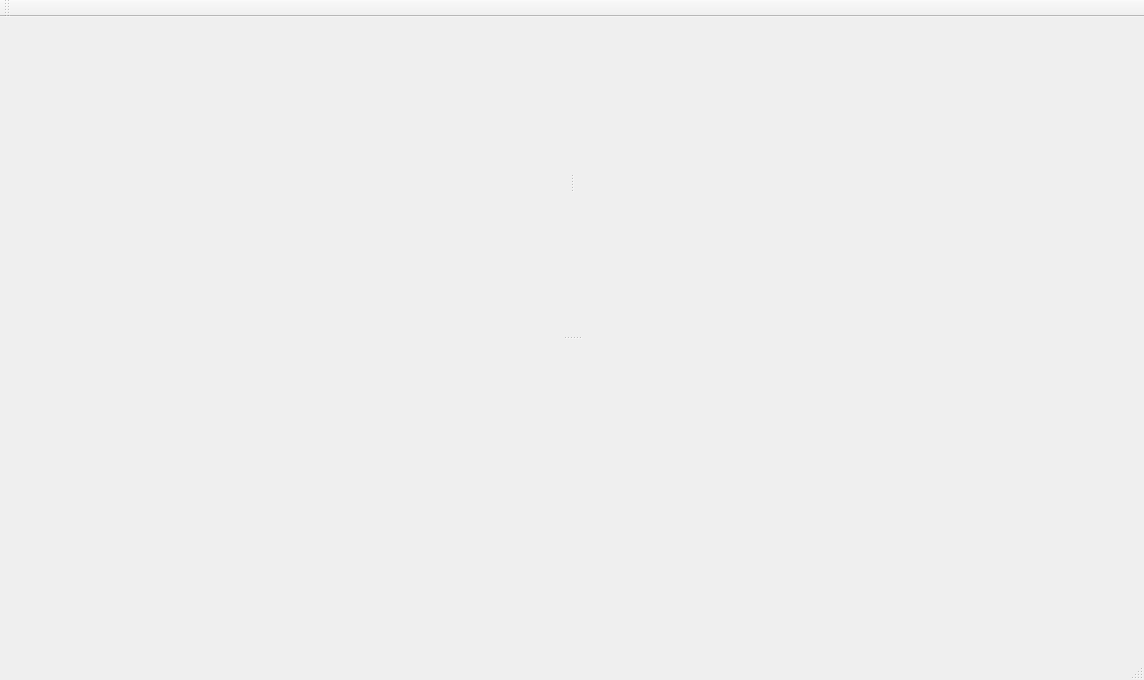
<?xml version="1.0" encoding="UTF-8"?>
<ui version="4.0">
 <class>MainWindow</class>
 <widget class="QMainWindow" name="MainWindow">
  <property name="geometry">
   <rect>
    <x>0</x>
    <y>0</y>
    <width>1144</width>
    <height>680</height>
   </rect>
  </property>
  <property name="windowTitle">
   <string>DspLab</string>
  </property>
  <widget class="QWidget" name="centralWidget">
   <layout class="QGridLayout" name="gridLayout">
    <item row="0" column="0">
     <widget class="QSplitter" name="splMainAndLogger">
      <property name="orientation">
       <enum>Qt::Vertical</enum>
      </property>
      <widget class="QSplitter" name="splSceneAndLoader">
       <property name="orientation">
        <enum>Qt::Horizontal</enum>
       </property>
       <widget class="QWidget" name="loaderlayoutWidget">
        <layout class="QVBoxLayout" name="loaderLayout"/>
       </widget>
       <widget class="QWidget" name="verticalLayoutWidget">
        <layout class="QVBoxLayout" name="sceneLayout"/>
       </widget>
      </widget>
      <widget class="QWidget" name="loggerlayoutWidget">
       <layout class="QVBoxLayout" name="loggerLayout">
        <property name="spacing">
         <number>0</number>
        </property>
       </layout>
      </widget>
     </widget>
    </item>
   </layout>
  </widget>
  <widget class="QMenuBar" name="menuBar">
   <property name="geometry">
    <rect>
     <x>0</x>
     <y>0</y>
     <width>1144</width>
     <height>21</height>
    </rect>
   </property>
  </widget>
  <widget class="QToolBar" name="mainToolBar">
   <attribute name="toolBarArea">
    <enum>TopToolBarArea</enum>
   </attribute>
   <attribute name="toolBarBreak">
    <bool>false</bool>
   </attribute>
  </widget>
  <widget class="QStatusBar" name="statusBar"/>
 </widget>
 <layoutdefault spacing="6" margin="11"/>
 <resources/>
 <connections/>
</ui>
